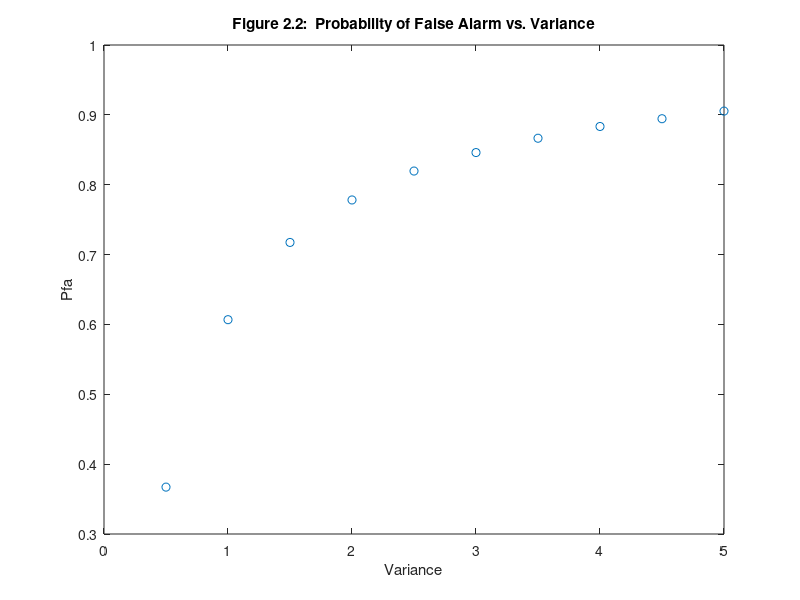

MATLAB code to generate this figure:

VAR = 0.5:0.5:5;
e = 1;

for g = VAR,

k = 500000;           %  # of random numbers
n = 1:k;            %  index for vectors

Vt = 1;
d1 = 0;
d2 = 0;


X = g.^(1/2).*randn(k,1);     %  generate random numbers for A
Y = g.^(1/2).*randn(k,1);     %  generate random numbers for B

    
%%%%%%%%%%%%%%%%%%If H1 is true
r1(n)=((3.+X).^2 + Y.^2).^(1/2);                  %  generate distribution of y
R1 = sort(r1);                                %  sort y in ascending order, store in Y

for t = n,
    if R1(t) > Vt;
        d1 = d1 + 1;
    end
end

Pd(e) = d1/k;



%%%%%%%%%%%%%%%%%If H0 is true
r2(n)=(X.^2 + Y.^2).^(1/2);                  %  generate distribution of y
R2 = sort(r2);                                %  sort y in ascending order, store in Y

for t = n,
    if R2(t) > Vt;
        d2 = d2 + 1;
    end
end

Pfa(e) = d2/k;

e = e+1;

end
%plot(VAR,Pd,'o')
%xlabel('Variance');		 %Label x-axis
%ylabel('Pd'); 				 %Label y-axis
%title('Figure 2.1:  Probability of Detection vs. Variance');	 %Create Graph Title


plot(VAR,Pfa,'o')
xlabel('Variance');		 %Label x-axis
ylabel('Pfa'); 				 %Label y-axis
title('Figure 2.2:  Probability of False Alarm vs. Variance');	 %Create Graph Title



